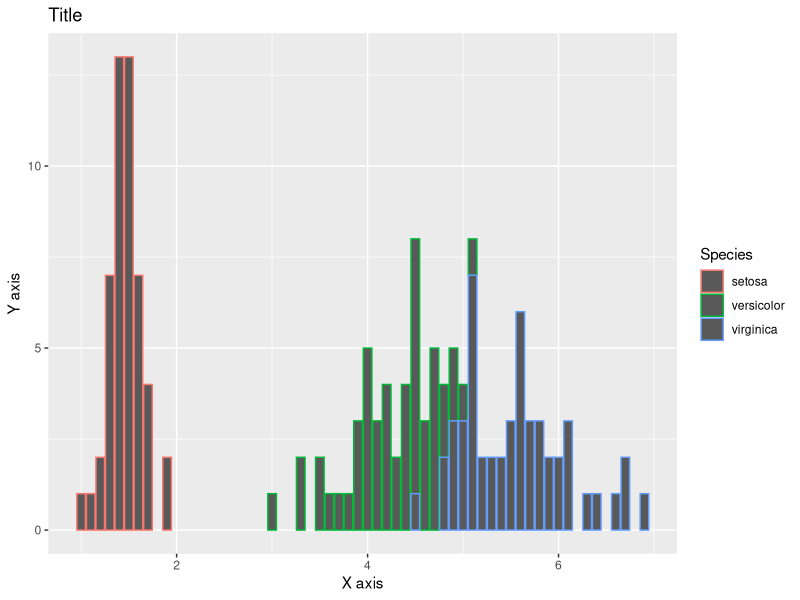
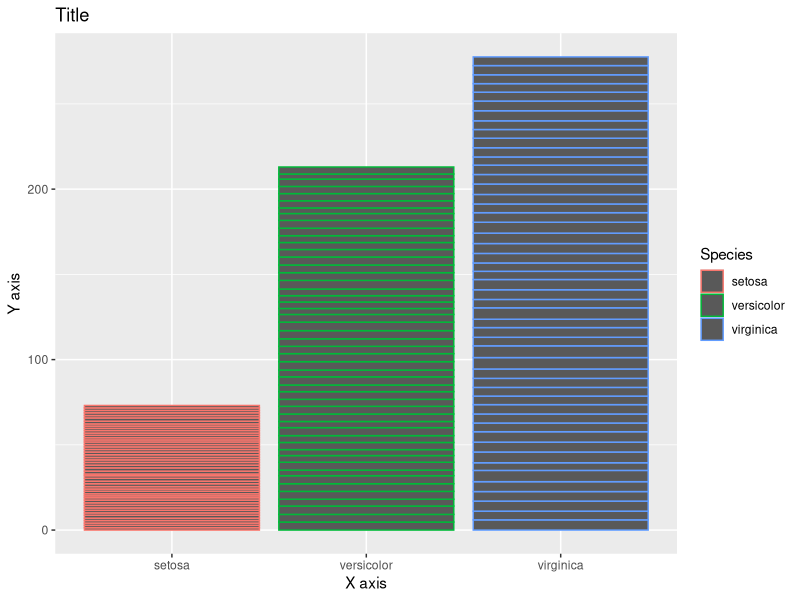
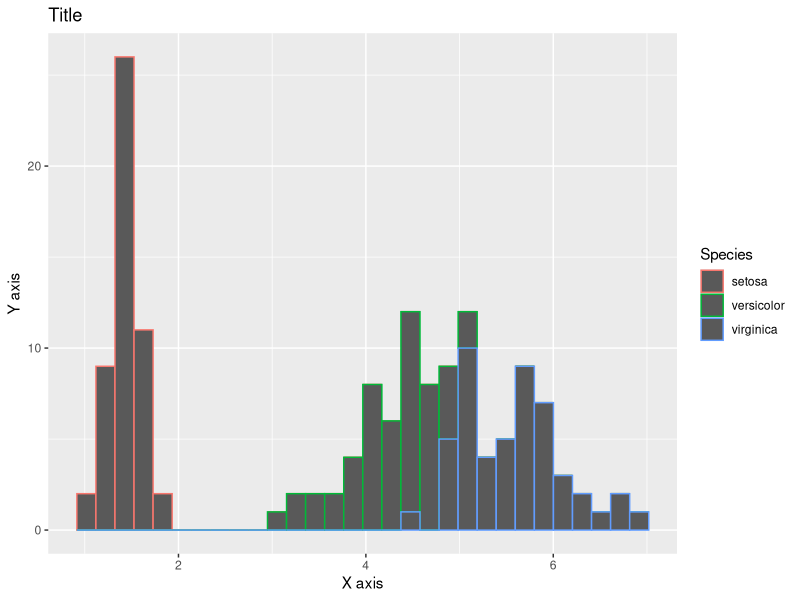
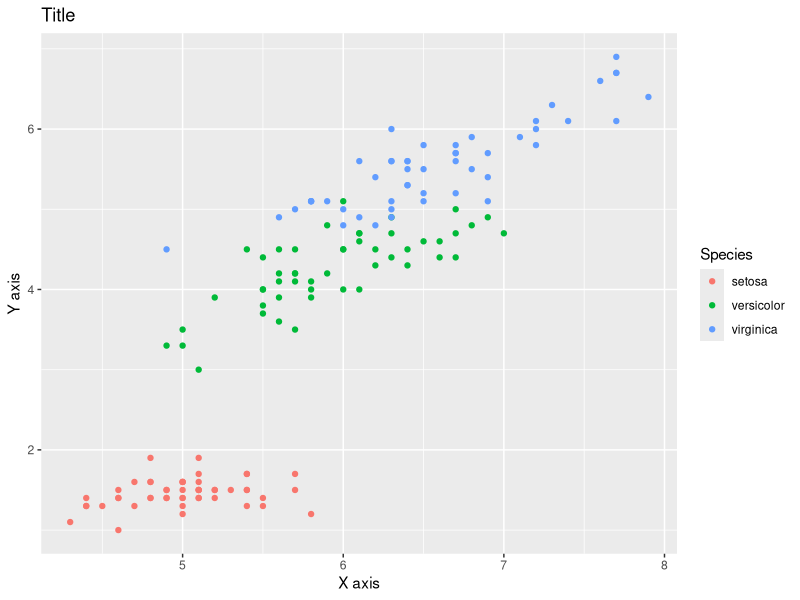
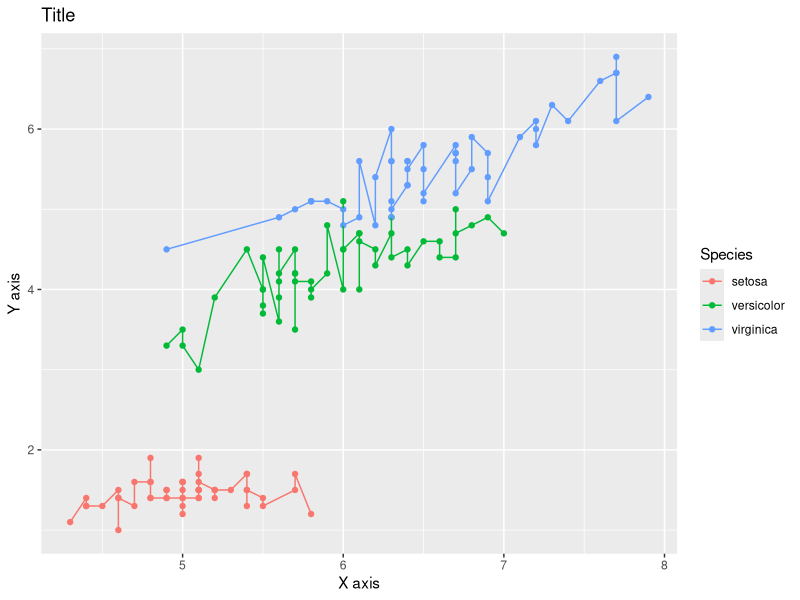
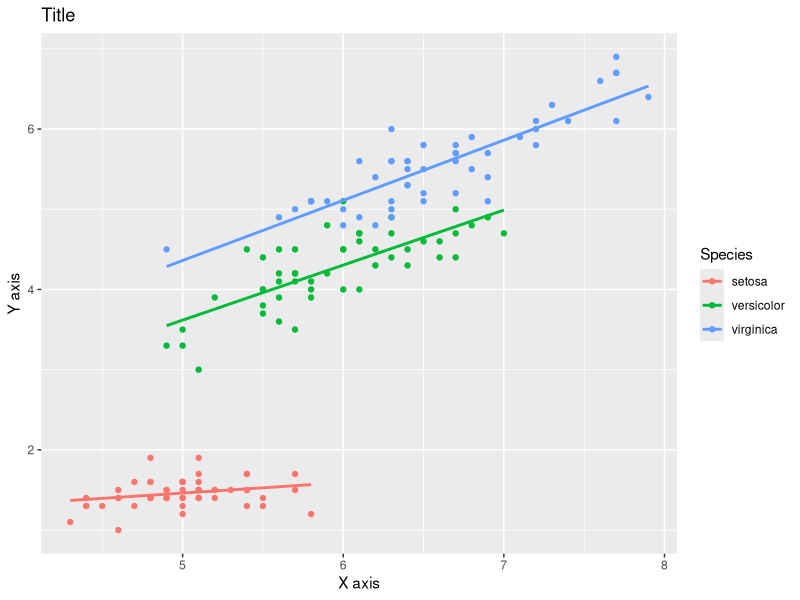

Recreate these plots in R, in order.
#BOILERPLATE PROGRAM :
# ggplot(dataset, aes(x-axis, y-axis, col = "red)) +
# labs(x = "X axis", y = "Y axis", title = "Title) +
# geom_


library(ggplot2)
data(iris)
View(iris)


#BAR CHART :

#Single input :
ggplot(iris, aes(Petal.Length, col = Species)) +
  labs(x = "X axis", y = "Y axis", title = "Title") +
  geom_bar()


#Double input :
ggplot(iris, aes(Species, Petal.Length, col = Species)) +
  labs(x = "X axis", y = "Y axis", title = "Title") +
  geom_bar(stat = "identity")
  


#-------------------------------------------------------------#


#HISTOGRAM CHART :
ggplot(iris, aes(Petal.Length, col = Species)) +
  labs(x = "X axis", y = "Y axis", title = "Title") +
  geom_histogram()


#-------------------------------------------------------------#


#POINT CHART :
ggplot(iris, aes(Sepal.Length, Petal.Length, col = Species)) +
  labs(x = "X axis", y = "Y axis", title = "Title") +
  geom_point()


#-------------------------------------------------------------#


#LINE CHART :
ggplot(iris, aes(Sepal.Length, Petal.Length, col = Species)) +
  labs(x = "X axis", y = "Y axis", title = "Title") +
  geom_point() +
  geom_line()


#-------------------------------------------------------------#


#TREND LINE :
ggplot(iris, aes(Sepal.Length, Petal.Length, col = Species)) +
  labs(x = "X axis", y = "Y axis", title = "Title") +
  geom_point() +
  geom_smooth(method = "lm", se = FALSE)


#------------------------------------------------------------#

#ANATOMY OF ggplot :
#data
#aesthetics
#geometry
#coordinates
#theme

#geom_point is for providing point
#geom_line is for providing line
  
#Add geom_smooth(method = "lm", se = FALSE) at the end for trend line
#Add col in gem_smooth() for a single trend line
#Add multiple geom_line() for multiple lines
#Add coord_polar(theta = "y") at bar chart end to make pie chart
#Type 'theme' for adding theme in charts

#-------------------------------------------------------------#